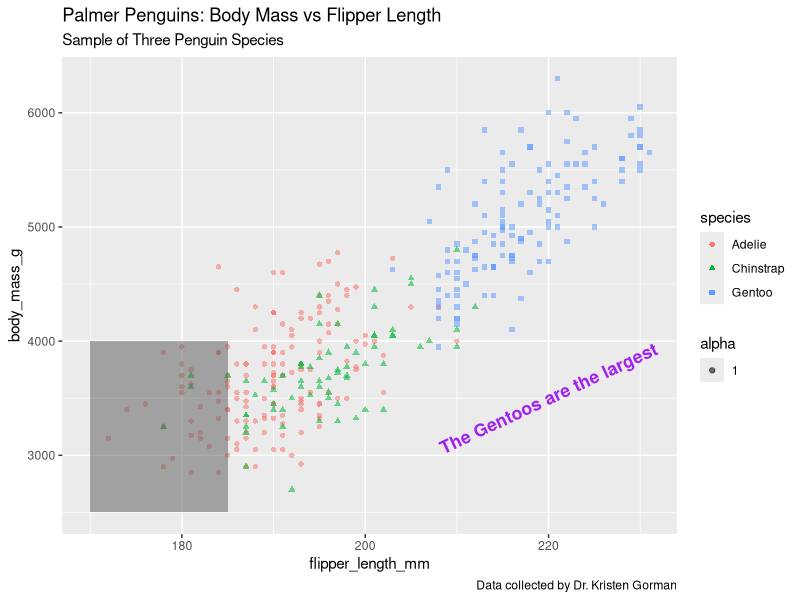

Here is the R script that generated this plot:
## ---- chunk 1
library(tidyverse)
library(palmerpenguins)
## ---- chunk 2
p<-penguins %>% 
  ggplot() + geom_point(aes(x=flipper_length_mm, y=body_mass_g, color=species, shape=species, alpha=1)) +
  labs(title="Palmer Penguins: Body Mass vs Flipper Length", subtitle = "Sample of Three Penguin Species", 
       caption = "Data collected by Dr. Kristen Gorman")
p+annotate("text",x=220, y=3500, label = "The Gentoos are the largest", color ="purple", fontface ="bold", size =4.5, angle = 25)+
  annotate("rect", xmin = 170, xmax = 185, ymin =2500, ymax = 4000, alpha=0.5)
